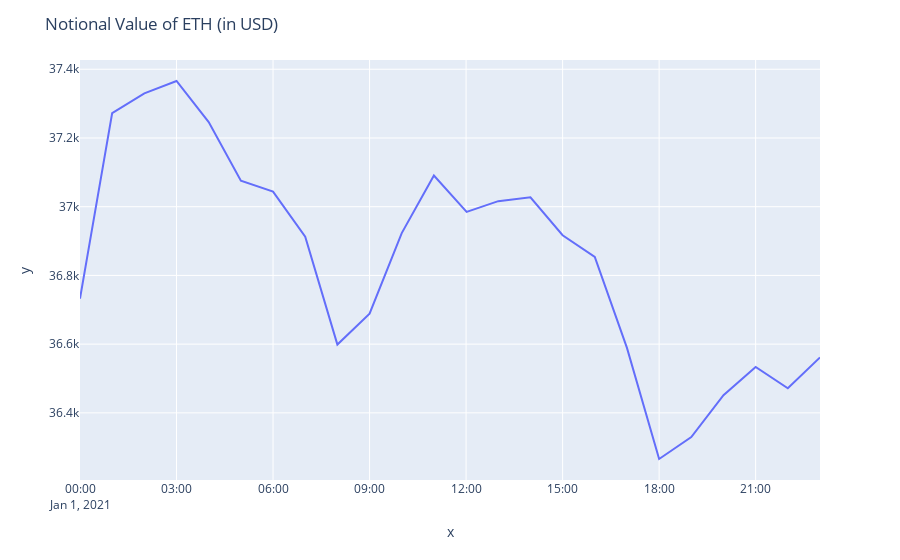

Notebook code cell kept with this figure:
### Code cell
import plotly.express as px
fig = px.line(x=trading_history1['start_time'], y=trading_history1['Notional_Value'])
fig.update_layout(title='Notional Value of ETH (in USD)')
fig.show()

### Figure 1 — Plotly figure (JSON) as saved in the notebook; plotly's stock layout.template omitted (floating-point values rounded to 4 significant figures)
{"data": [{"hovertemplate": "x=%{x}<br>y=%{y}<extra></extra>", "legendgroup": "", "line": {"color": "#636efa", "dash": "solid"}, "mode": "lines", "name": "", "orientation": "v", "showlegend": false, "type": "scatter", "x": ["2021-01-01T00:00:00", "2021-01-01T01:00:00", "2021-01-01T02:00:00", "2021-01-01T03:00:00", "2021-01-01T04:00:00", "2021-01-01T05:00:00", "2021-01-01T06:00:00", "2021-01-01T07:00:00", "2021-01-01T08:00:00", "2021-01-01T09:00:00", "2021-01-01T10:00:00", "2021-01-01T11:00:00", "2021-01-01T12:01:00", "2021-01-01T13:00:00", "2021-01-01T14:00:00", "2021-01-01T15:00:00", "2021-01-01T16:00:00", "2021-01-01T17:00:00", "2021-01-01T18:00:00", "2021-01-01T19:00:00", "2021-01-01T20:00:00", "2021-01-01T21:00:00", "2021-01-01T22:00:00", "2021-01-01T23:00:00"], "xaxis": "x", "y": [36730.0, 37270.0, 37330.0, 37370.0, 37250.0, 37080.0, 37040.0, 36910.0, 36600.0, 36690.0, 36920.0, 37090.0, 36980.0, 37020.0, 37030.0, 36920.0, 36850.0, 36590.0, 36270.0, 36330.0, 36450.0, 36530.0, 36470.0, 36560.0], "yaxis": "y"}], "layout": {"legend": {"tracegroupgap": 0}, "margin": {"t": 60}, "title": {"text": "Notional Value of ETH (in USD)"}, "xaxis": {"anchor": "y", "domain": [0, 1], "title": {"text": "x"}}, "yaxis": {"anchor": "x", "domain": [0, 1], "title": {"text": "y"}}}}
